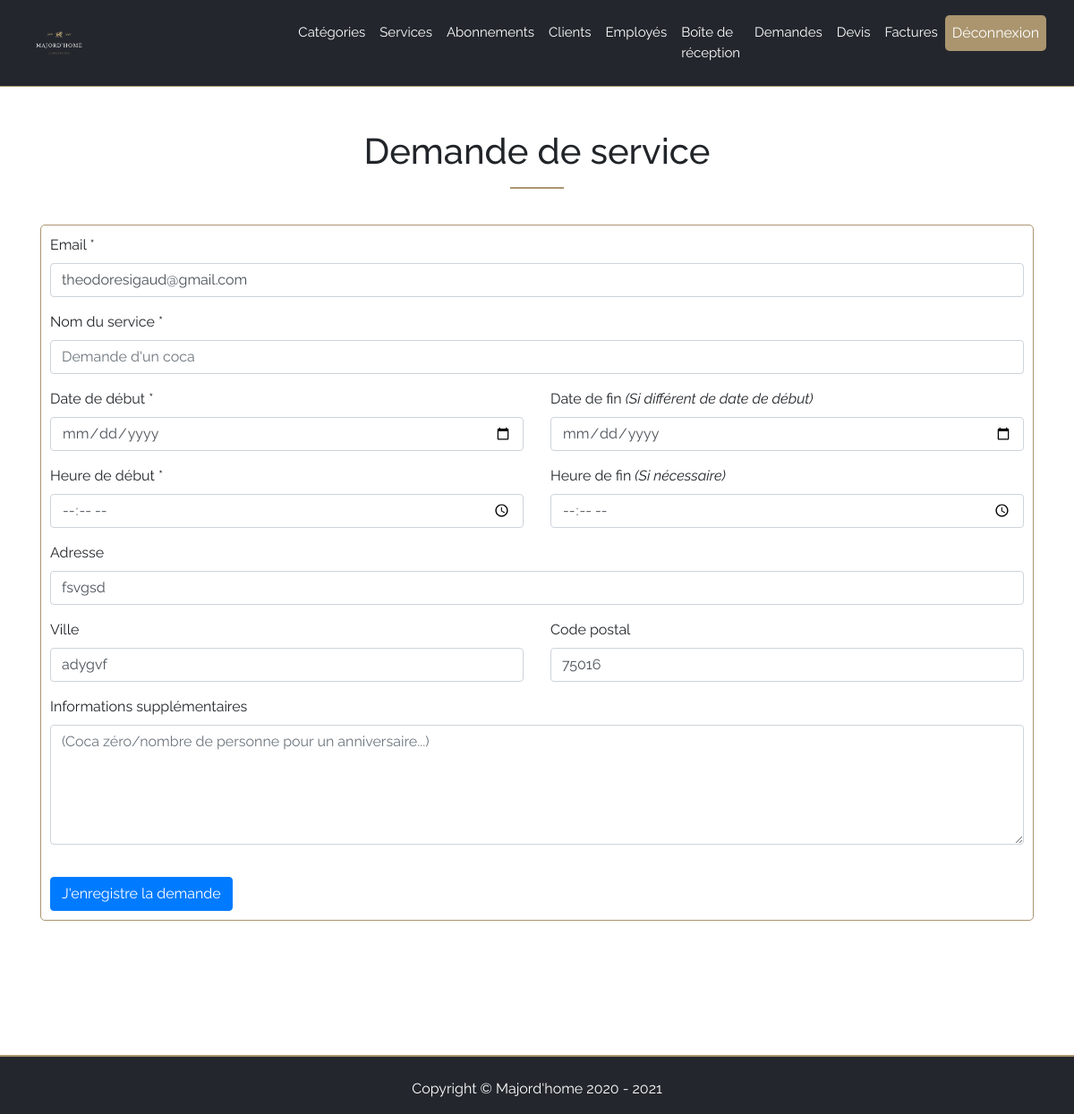
Screenshot of /pages/back/requestServiceBack.php?id=58 (signed in) with the database file from the repository.
### tables this page shows
CREATE TABLE `personne` (
  `idPersonne` int(11) NOT NULL,
  `idCode` varchar(11) DEFAULT NULL,
  `nom` varchar(80) NOT NULL,
  `prenom` varchar(80) NOT NULL,
  `mail` varchar(255) NOT NULL,
  `dateNaissance` date NOT NULL,
  `telephone` char(10) NOT NULL,
  `adresse` varchar(255) NOT NULL,
  `ville` varchar(100) NOT NULL,
  `codePostal` char(5) NOT NULL,
  `mdp` varchar(64) NOT NULL,
  `statut` int(11) NOT NULL,
  `FK_metier` varchar(50) DEFAULT NULL,
  `dateCreation` timestamp NOT NULL DEFAULT CURRENT_TIMESTAMP
);

### pages/back/requestServiceBack.php (the view, shortened to what this page needs)
<?php
require "headerBack.php";
if (isset($_GET['id']) && !empty($_GET['id'])) {
	$connect = connectDb();
	$queryPrepared = $connect->prepare("SELECT adresse,ville,codePostal,mail FROM personne WHERE idPersonne  = ?");
	$queryPrepared->execute([$_GET['id']]);
	$array = $queryPrepared->fetch(PDO::FETCH_ASSOC);
}else{
	header('Location: addReservation.php');
}
?>
<section>
	<div class="pricing-header px-3 py-3 pt-md-5 pb-md-4 mx-auto text-center">
	        <h1 class="display-5">Demande de service</h1>
	        <hr class="hr">
	</div>
	<div class="container">
		<form method="POST" action="saveRequestService.php">
			<div class="form">
				 <div class="form-group">
	            <label>Email *</label>
	            <input placeholder="" name="email" type="mail" class="form-control" required="required" value="<?php echo $array["mail"] ?>" >
	            </div>
	           <div class="form-group">
	            <label>Nom du service *</label>
	            <input placeholder="Demande d'un coca" name="name" type="text" class="form-control" required="required">
	            </div>
	        <div class="row form-group">
	            <div class="col-md-6">
		            <label>Date de début *</label>
		            <input name="startDate" type="date" class="form-control" required="required">
		        </div>
		        <div class="col-md-6">
		            <label>Date de fin <i>(Si différent de date de début)</i></label>
		            <input name="endDate" type="date"  class="form-control">
		        </div>
	        </div>
	           <div class="row form-group">
	            <div class="col-md-6">
		            <label>Heure de début *</label>
		            <input  name="startTime" type="time" class="form-control" required="">
		        </div>
		        <div class="col-md-6">
		            <label>Heure de fin <i>(Si nécessaire)</i></label>
		            <input name="endTime" type="time" class="form-control">
		        </div>
	        </div>
	        <div class="form-group">
	        	  <label>Adresse </label>
		          <input placeholder="105 Avenue des Champs-Elysées" name="address" type="text" class="form-control" value="<?php echo $array["adresse"] ?>">
	        </div>
	         <div class="row form-group">
	            <div class="col-md-6">
		            <label>Ville</label>
		            <input  name="city" type="text"  class="form-control" value="<?php echo $array["ville"]  ?>">
		        </div>
		        <div class="col-md-6">
		            <label>Code postal</label>
		            <input  name="code" type="text"  class="form-control" value="<?php echo $array["codePostal"]  ?>">
		        </div>
	        </div>
	         <div class="form-group">
	        	  <label>Informations supplémentaires</i></label>
		          <textarea name="informations" class="form-control" rows="5" placeholder="(Coca zéro/nombre de personne pour un anniversaire...)"></textarea>
	        </div>
	        <button type="submit" class="btn btn-primary">J'enregistre la demande </button>
		</form>
	</div>
</section>
<?php
require "../footer.php";
?>

### css/body.css (style rules this page uses)
html, body { height: 100%; }
body { margin: 0; display: flex; flex-direction: column; min-height: 100vh; font-family: Raleway; }
.hr { width: 5%; border: 1px solid #aa956f; }
.btn { margin-top: 20px; }
section { flex: 1; }

### css/front/inbox.css (style rules this page uses)
body { font-family: 'Raleway'; }
section { padding-bottom: 100px; }
.hr { width: 5%; border: 1px solid #aa956f; }

### css/back/category.css (style rules this page uses)
.hr { width: 5%; border: 1px solid #aa956f; }
.form { border:1px solid #aa956f; border-radius: 5px; padding: 15px; }
section { padding-bottom: 150px; }

### css/back/serviceBack.css (style rules this page uses)
.hr { width: 5%; border: 1px solid #aa956f; }
.form { border:1px solid #aa956f; border-radius: 5px; padding: 10px; }
section { padding-bottom: 150px; }

### rows the page displays
personne: email "theodoresigaud@gmail.com", address "fsvgsd", city "adygvf", code "75016"
